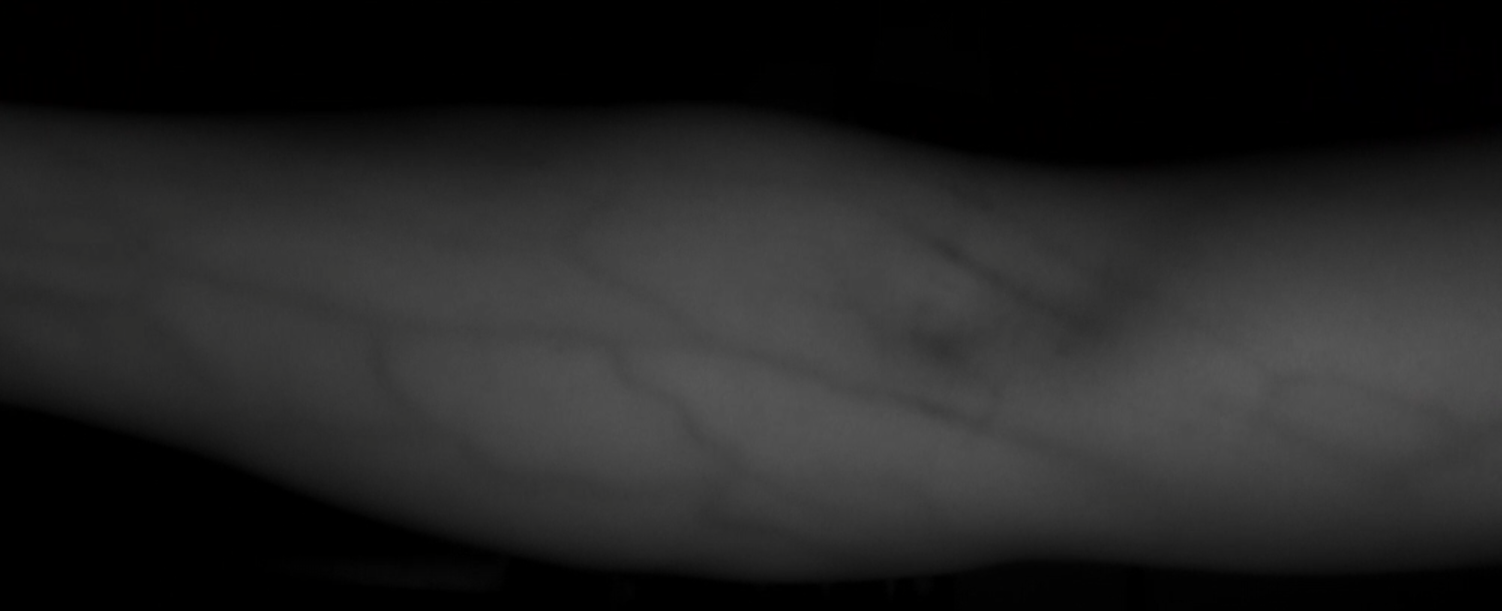
#> input picture anton1.PNG, 1502 x 611 px, found by its file name
$ python veinDetection.py
#> lines starting #> are read from the running program, lines starting #| are printed output that depends on the picture
import cv2
import numpy as np

# Wczytanie obrazu w skali szarości
img_gray = cv2.imread("anton1.png", cv2.IMREAD_GRAYSCALE)
#> img_gray: shape (611, 1502); min 0, max 89, mean 35.6

# Zamiana na obraz 3-kanałowy (potrzebne do LAB)
img_bgr = cv2.cvtColor(img_gray, cv2.COLOR_GRAY2BGR)

# Konwersja do przestrzeni LAB
img_lab = cv2.cvtColor(img_bgr, cv2.COLOR_BGR2LAB)
#> img_lab: shape (611, 1502, 3); mean of channels 0, 1, 2 37.6, 128, 128
l, a, b = cv2.split(img_lab)
#> a: shape (611, 1502); every value is 128

# CLAHE na kanale L
clahe = cv2.createCLAHE(clipLimit=8.0, tileGridSize=(10,10))
l_clahe = clahe.apply(l)
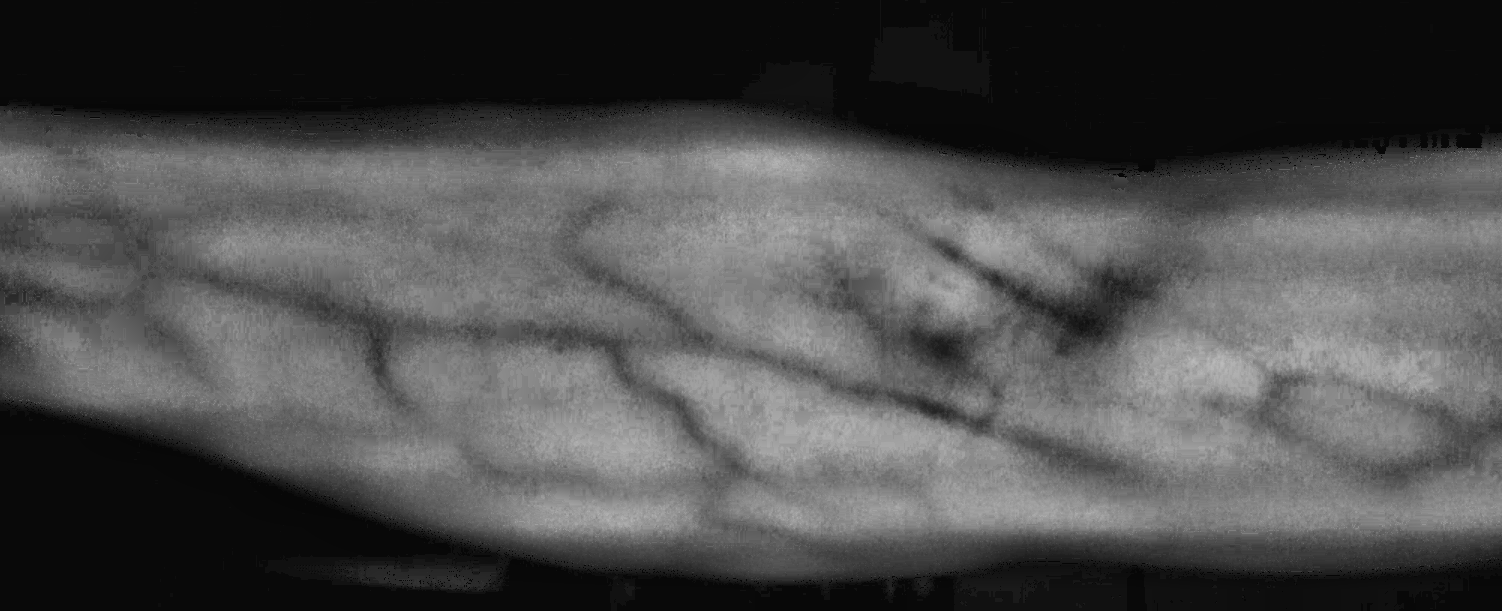
#> l_clahe: shape (611, 1502); min 4, max 189, mean 76.2

# Median blur na kanale L
l_median = cv2.medianBlur(l_clahe, ksize=3)

# Połączenie kanałów i powrót do BGR
lab_clahe = cv2.merge([l_median, a, b])
#> lab_clahe: shape (611, 1502, 3); mean of channels 0, 1, 2 76.2, 128, 128
bgr_clahe = cv2.cvtColor(lab_clahe, cv2.COLOR_LAB2BGR)

# Wyświetlenie wyników
cv2.imshow("Oryginał", img_gray)
cv2.imshow("LAB CLAHE + Median", bgr_clahe)
cv2.waitKey(0)
cv2.destroyAllWindows()


"""# Progowanie obrazu (poziom 150)
threshold_value = 70

# Konwersja na obraz w skali szarości
gray_img = cv2.cvtColor(updated_lab_img2, cv2.COLOR_BGR2GRAY)

# Progowanie - wszystko poniżej threshold_value -> 0 (czarne), reszta -> 255 (białe)
_, thresholded_img = cv2.threshold(gray_img, threshold_value, 255, cv2.THRESH_BINARY)

# Wyświetlenie obrazu progowego
cv2.imshow("Thresholded Image", thresholded_img)
"""

$ run again, with anton2.PNG copied over anton1.PNG
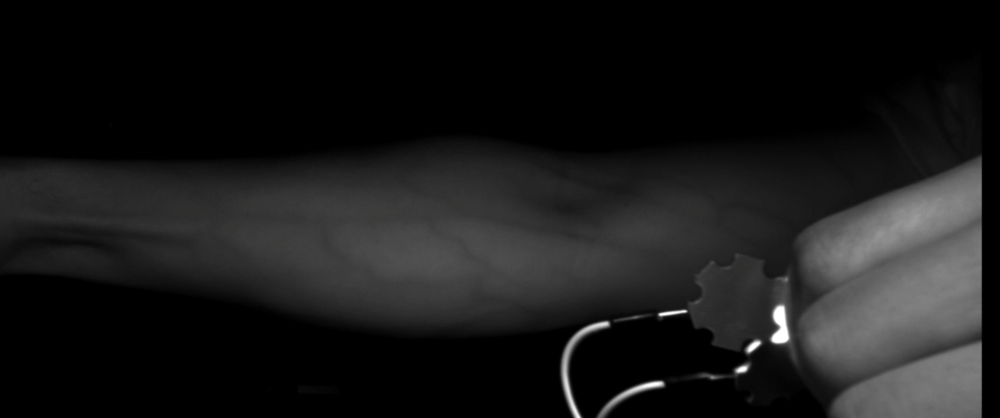
#> input picture anton2.PNG, 1000 x 418 px, shrunk from 1668 x 697 before the run, found by its file name
#> img_lab: shape (418, 1000, 3); mean of channels 0, 1, 2 25.5, 128, 128
#> a: shape (418, 1000); every value is 128
#> `l_clahe = clahe.apply(l)`:
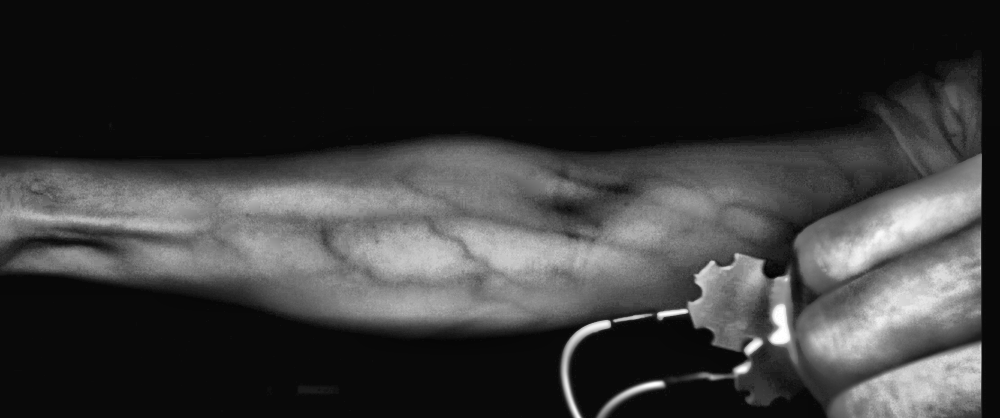
#> l_clahe: shape (418, 1000); min 3, max 255, mean 56.5
#> lab_clahe: shape (418, 1000, 3); mean of channels 0, 1, 2 56.5, 128, 128

$ run again, with anton3.PNG copied over anton1.PNG
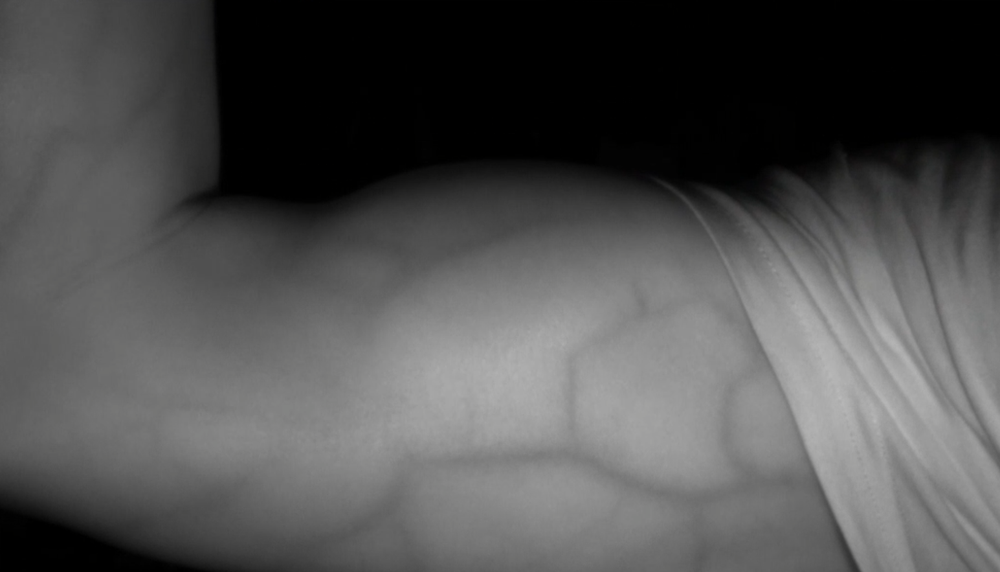
#> input picture anton3.PNG, 1000 x 572 px, shrunk from 1545 x 883 before the run, found by its file name
#> img_lab: shape (572, 1000, 3); mean of channels 0, 1, 2 85.9, 128, 128
#> a: shape (572, 1000); every value is 128
#> `l_clahe = clahe.apply(l)`:
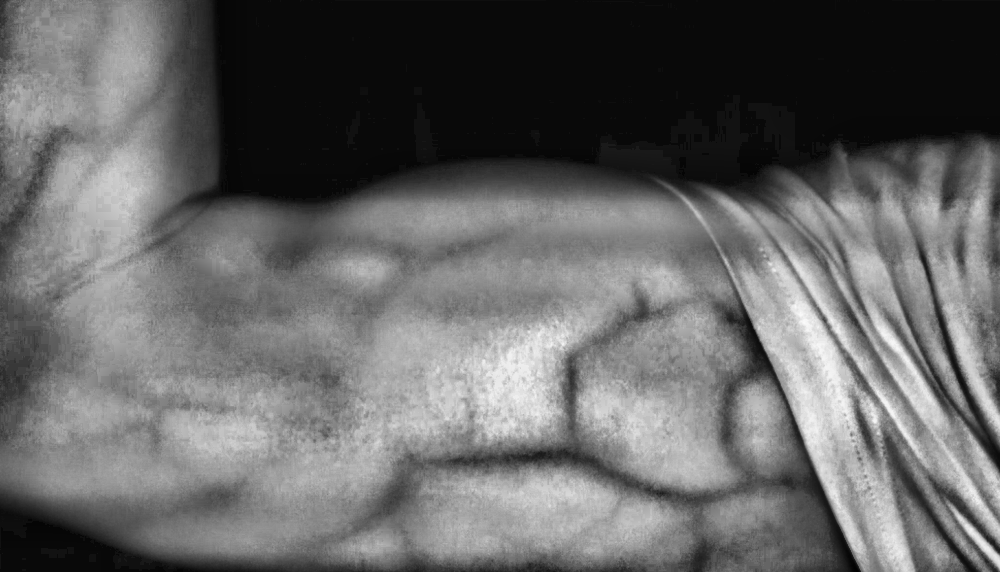
#> l_clahe: shape (572, 1000); min 2, max 250, mean 102
#> lab_clahe: shape (572, 1000, 3); mean of channels 0, 1, 2 102, 128, 128

$ run again, with kamil1.PNG copied over anton1.PNG
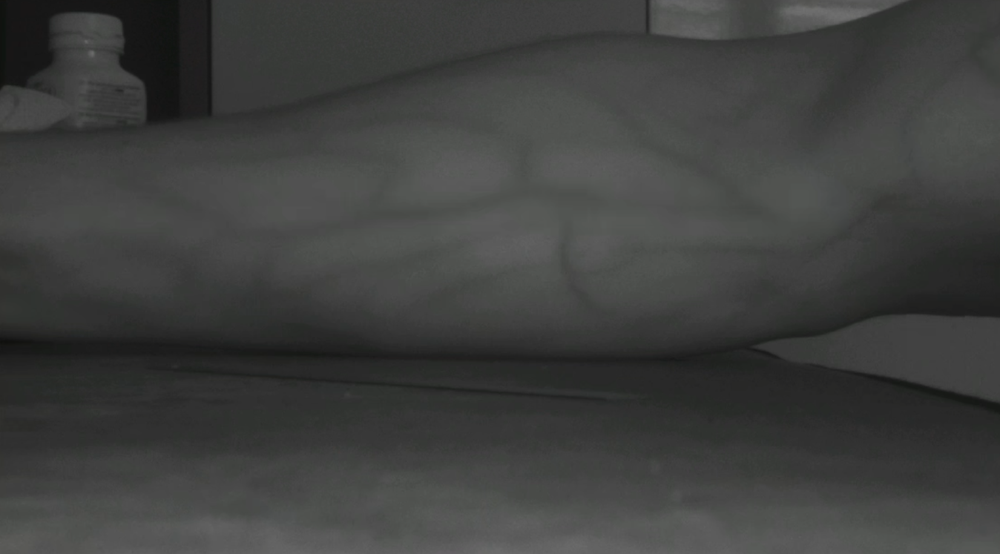
#> input picture kamil1.PNG, 1000 x 554 px, shrunk from 1652 x 915 before the run, found by its file name
#> img_lab: shape (554, 1000, 3); mean of channels 0, 1, 2 67.9, 128, 128
#> a: shape (554, 1000); every value is 128
#> `l_clahe = clahe.apply(l)`:
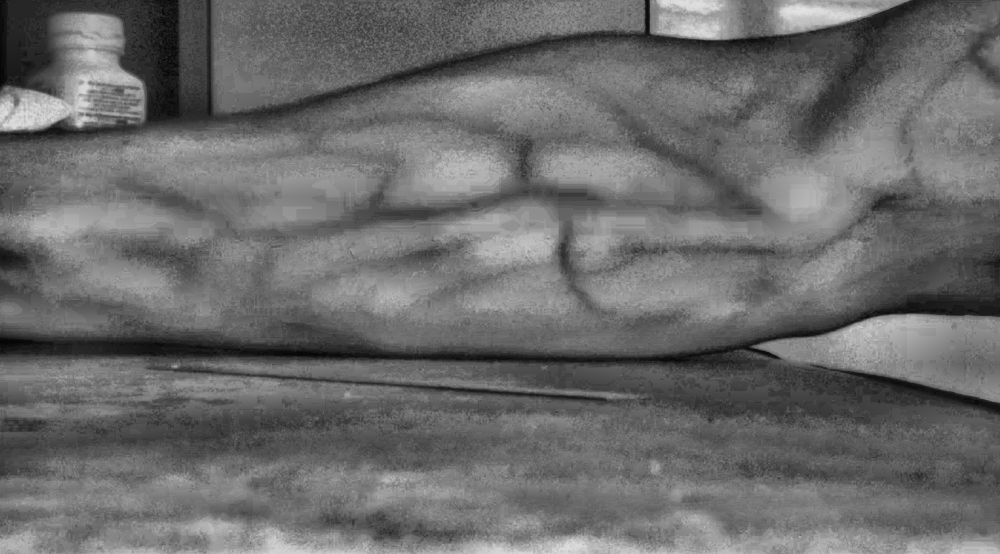
#> l_clahe: shape (554, 1000); min 5, max 229, mean 106.9
#> lab_clahe: shape (554, 1000, 3); mean of channels 0, 1, 2 107, 128, 128
